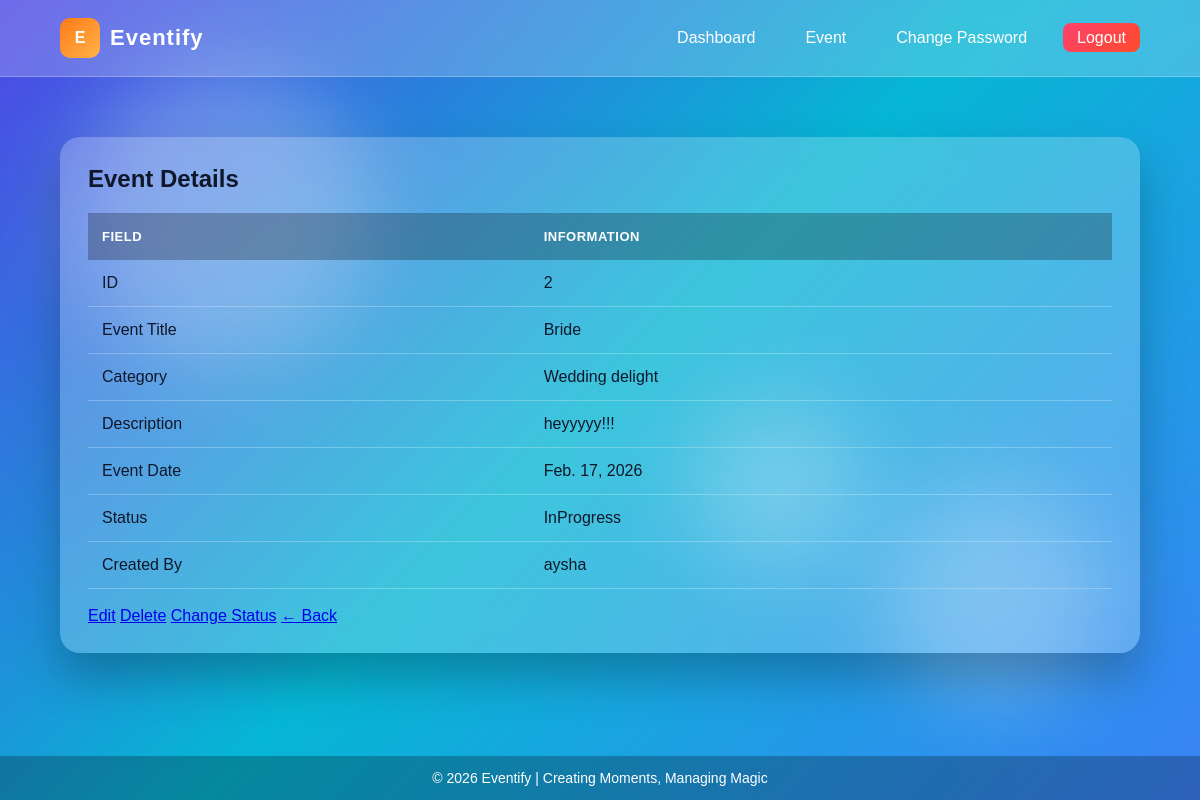
Page /view/2/ on the committed database.
### event/models.py (models this page shows, shortened)
class EventModel(models.Model):
    event_title=models.CharField(max_length=100,null=True)
    category=models.ForeignKey(CategoryModel,on_delete=models.CASCADE,null=True)
    description=models.TextField(null=True)
    event_date=models.DateField(null=True)
    STATUS=[
        ('NotStarted','NotStarted'),
        ('InProgress','InProgress'),
        ('Completed','Completed'),
    ]
    status=models.CharField(choices=STATUS,max_length=100,null=True)
    created_by=models.ForeignKey(EventUserModel,on_delete=models.CASCADE,null=True)

class CategoryModel(models.Model):
    name=models.CharField(max_length=100,null=True)
    def __str__(self):
        return self.name

class EventUserModel(AbstractUser):
    full_name=models.CharField(max_length=100,null=True)
    profile_image=models.ImageField(upload_to='pics',null=True)
    USER_TYPES=[
        ('Admin','Admin'),
        ('Creator','Creator'),
    ]
    user_types=models.CharField(choices=USER_TYPES,max_length=100,null=True)
    def __str__(self):
        return self.username

### event/views.py (the view)
# urls.py: path('view/<int:id>/', ViewPage, name="view"),
def ViewPage(request, id):
    data=EventModel.objects.get(id=id)
    return render(request, "event/viewevent.html" , {'data':data})

### event/templates/event/viewevent.html
{% extends 'master/base.html' %}
{% block body %}
<div class="card">
    <h2>Event Details</h2>
    <div class="table-wrapper">
        <table>
            <thead>
                <tr>
                    <th>Field</th>
                    <th>Information</th>
                </tr>
            </thead>
            <tbody>
                <tr>
                    <td>ID</td>
                    <td>{{ data.id }}</td>
                </tr>
                <tr>
                    <td>Event Title</td>
                    <td>{{ data.event_title }}</td>
                </tr>
                <tr>
                    <td>Category</td>
                    <td>{{ data.category }}</td>
                </tr>
                <tr>
                    <td>Description</td>
                    <td>{{ data.description }}</td>
                </tr>
                <tr>
                    <td>Event Date</td>
                    <td>{{ data.event_date }}</td>
                </tr>
                <tr>
                    <td>Status</td>
                    <td>{{ data.status }}</td>
                </tr>
                <tr>
                    <td>Created By</td>
                    <td>{{ data.created_by }}</td>
                </tr>
            </tbody>
        </table>
    </div>
    <br>
    <a class="edit" href="{% url 'editevent' data.id %}">Edit</a>
    <a class="delete" href="{% url 'deleteevent' data.id %}">Delete</a>
    <a class="change-status" href="{% url 'changestatus' data.id %}">Change Status</a>
    <a href="{% url 'event' %}">← Back</a>
</div>
{% endblock body %}

### event/templates/master/base.html (style rules this page uses)
* { margin:0; padding:0; box-sizing:border-box; font-family:'Poppins',sans-serif; }
body { min-height:100vh; background: linear-gradient(135deg,#4f46e5,#06b6d4,#3b82f6); color:#ffffff; overflow-x:hidden; display:flex; flex-direction:column; }
.card { background:rgba(255,255,255,0.22); backdrop-filter:blur(18px); border-radius:20px; padding:28px; box-shadow:0 25px 45px rgba(0,0,0,0.25); animation:fadeIn .4s ease; }
.card h2 { margin-bottom:20px; font-size:24px; color:#0f172a; }
.table-wrapper { overflow-x:auto; }
table { width:100%; border-collapse:collapse; }
thead { background:rgba(0,0,0,0.25); }
thead th { padding:16px 14px; text-transform:uppercase; font-size:13px; letter-spacing:0.5px; color:#ffffff; text-align:left; }
tbody td { padding:14px; border-bottom:1px solid rgba(255,255,255,0.25); color:#0f172a; font-weight:500; }

### rows in the picture
EventModel: id "2", event_title "Bride", category "Wedding delight", description "heyyyyy!!!", event_date "Feb. 17, 2026", status "InProgress", created_by "aysha"
